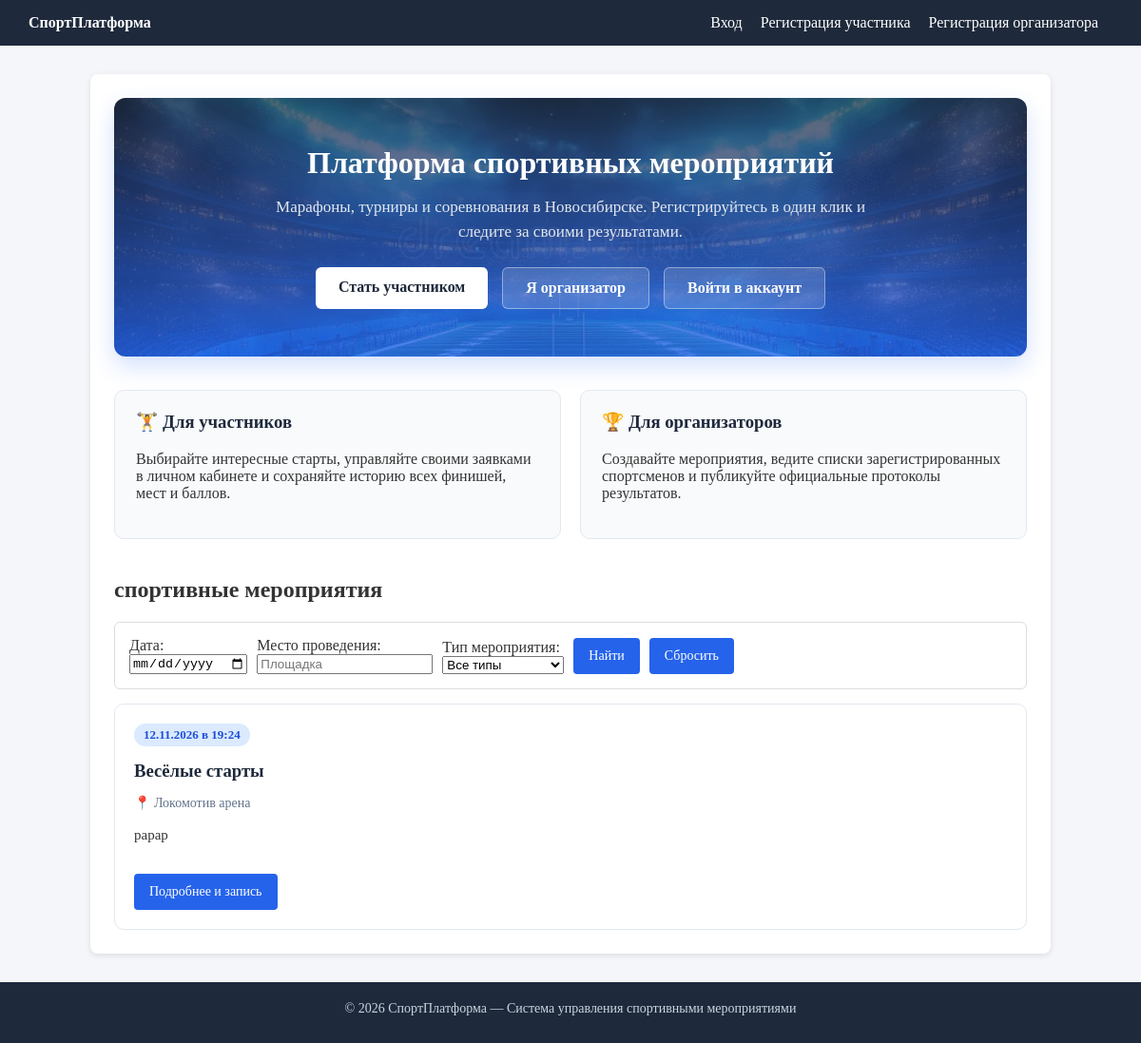
The app's page /, older data.
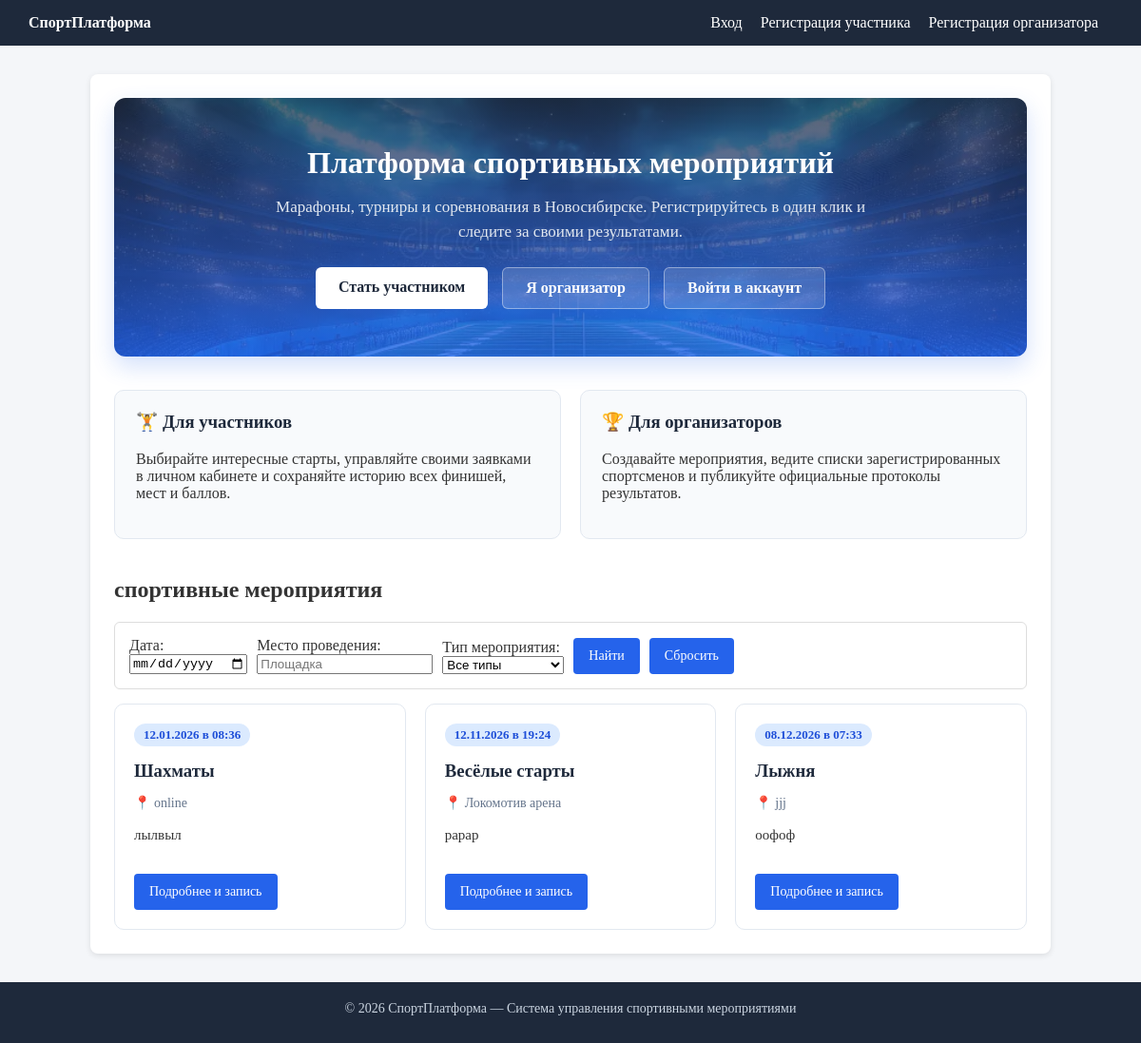
The same page, newer data.
### events_app/models.py (models this page shows, shortened)
class Event(models.Model):
    class EventType(models.TextChoices):
        MARATHON = "marathon", "Марафон / Забег"
        TOURNAMENT = "tournament", "Турнир"
        COMPETITION = "competition", "Соревнование"
        OTHER = "other", "Другое"
    organizer = models.ForeignKey(
        Organizer,
        on_delete=models.CASCADE,
        related_name="events",
        verbose_name="Организатор",
    )
    title = models.CharField(max_length=200, verbose_name="Название мероприятия")
    event_type = models.CharField(
        max_length=20,
        choices=EventType.choices,
        default=EventType.COMPETITION,
        verbose_name="Тип мероприятия",
    )
    description = models.TextField(verbose_name="Описание")
    date = models.DateTimeField(verbose_name="Дата и время проведения")
    location = models.CharField(max_length=255, verbose_name="Место проведения")
    class Meta:
        verbose_name = "Мероприятие"
        verbose_name_plural = "Мероприятия"
        ordering = ["date"]

### events_app/views.py (the view)
# urls.py: path("", views.home, name="home"),
def home(request):
    events = Event.objects.all()
    date_query = request.GET.get("date")
    location_query = request.GET.get("location")
    type_query = request.GET.get("event_type")
    if date_query:
        events = events.filter(date__date=date_query)
    if location_query:
        events = events.filter(location__icontains=location_query)
    if type_query:
        events = events.filter(event_type=type_query)
    return render(
        request,
        "events_app/home.html",
        {
            "events": events,
            "event_types": Event.EventType.choices,
            "selected_date": date_query or "",
            "selected_location": location_query or "",
            "selected_type": type_query or "",
        },
    )

### events_app/templates/events_app/home.html (shortened to what this page needs)
{% extends "base.html" %}
{% block content %}
{% if not user.is_authenticated %}
    <div class="hero">
        <h1>Платформа спортивных мероприятий</h1>
        <p>Марафоны, турниры и соревнования в Новосибирске. Регистрируйтесь в один клик и следите за своими результатами.</p>
        <div class="hero-buttons">
            <a href="{% url 'register_participant' %}" class="btn-hero-primary">Стать участником</a>
            <a href="{% url 'register_organizer' %}" class="btn-hero-secondary">Я организатор</a>
            <a href="{% url 'login' %}" class="btn-hero-secondary">Войти в аккаунт</a>
        </div>
    </div>
    <div class="features-grid">
        <div class="feature-card">
            <h3>🏋️ Для участников</h3>
            <p>Выбирайте интересные старты, управляйте своими заявками в личном кабинете и сохраняйте историю всех финишей, мест и баллов.</p>
        </div>
        <div class="feature-card">
            <h3>🏆 Для организаторов</h3>
            <p>Создавайте мероприятия, ведите списки зарегистрированных спортсменов и публикуйте официальные протоколы результатов.</p>
        </div>
    </div>
{% endif %}
<h2>спортивные мероприятия</h2>
<form method="get" class="card" style="display: flex; gap: 10px; flex-wrap: wrap; align-items: end;">
    <div>
        <label>Дата:</label><br>
        <input type="date" name="date" value="{{ selected_date }}">
    </div>
    <div>
        <label>Место проведения:</label><br>
        <input type="text" name="location" placeholder="Площадка" value="{{ selected_location }}">
    </div>
    <div>
        <label>Тип мероприятия:</label><br>
        <select name="event_type">
            <option value="">Все типы</option>
        </select>
    </div>
    <button type="submit" class="btn">Найти</button>
    <a href="{% url 'home' %}" class="btn">Сбросить</a>
</form>
{% if events %}
    <div class="events-grid">
        {% for event in events %}
            <div class="event-card">
                <div>
                    <span class="event-badge">{{ event.date|date:"d.m.Y в H:i" }}</span>
                    <h3 style="margin: 5px 0 10px;">
                        <a href="{% url 'event_detail' event.id %}" style="color: #1e293b; text-decoration: none;">
                            {{ event.title }}
                        </a>
                    </h3>
                    <p style="color: #64748b; font-size: 14px; margin-bottom: 10px;">
                        📍 {{ event.location }}
                    </p>
                    <p style="font-size: 15px; line-height: 1.4;">
                        {{ event.description|truncatewords:20 }}
                    </p>
                </div>
                <div style="margin-top: 15px;">
                    <a href="{% url 'event_detail' event.id %}" class="btn">Подробнее и запись</a>
                </div>
            </div>
        {% endfor %}
    </div>
{% else %}
    <div class="card" style="text-align: center; padding: 30px; color: #64748b;">
        <p style="margin: 0; font-size: 16px;">Пока нет запланированных мероприятий.</p>
    </div>
{% endif %}
{% endblock %}

### templates/base.html (shortened to what this page needs)
{% load static %}
<!DOCTYPE html>
<html lang="ru">
<head>
    <link rel="stylesheet" href="{% static 'css/style.css' %}">
</head>
<body>
<header>
    <div>
        <a href="{% url 'home' %}"><strong>СпортПлатформа</strong></a>
    </div>
    <div>
        {% if user.is_authenticated %}
            <form action="{% url 'logout' %}" method="post" style="display:inline;">
                {% csrf_token %}
                <button type="submit" class="btn btn-danger">Выйти</button>
            </form>
        {% else %}
            <a href="{% url 'login' %}">Вход</a>
            <a href="{% url 'register_participant' %}">Регистрация участника</a>
            <a href="{% url 'register_organizer' %}">Регистрация организатора</a>
        {% endif %}
    </div>
</header>
<div class="container">
    {% block content %}{% endblock %}
</div>
<footer>
        <p style="margin: 0 0 8px;">&copy; 2026 СпортПлатформа — Система управления спортивными мероприятиями</p>
</footer>
</body>
</html>

### static/css/style.css (style rules this page uses)
body { min-height: 100vh; display: flex; flex-direction: column; margin: 0; padding: 0; background: #f4f6f9; color: #333; }
header { background: #1e293b; color: #fff; padding: 15px 30px; display: flex; justify-content: space-between; align-items: center; }
header a { color: #fff; text-decoration: none; margin-right: 15px; }
.container { flex: 1 0 auto; width: min(960px, calc(100% - 50px)); margin: 30px auto; background: #fff; padding: 25px; border-radius: 8px; box-shadow: 0 2px 6px rgba(0,0,0,0.1); }
.card { border: 1px solid #ddd; padding: 15px; margin-bottom: 15px; border-radius: 6px; }
.btn { display: inline-flex; align-items: center; justify-content: center; box-sizing: border-box; height: 38px; padding: 0 16px; font-family: inherit; font-size: 14px; font-weight: 500; line-height: 1; background: #2563eb; color: #fff; text-decoration: none; border-radius: 4px; border: none; cursor: pointer; }
.hero { background: linear-gradient(rgba(30, 41, 59, 0.72), rgba(37, 99, 235, 0.78)), url("../images/hero-bg.jpg") center/cover no-repeat; color: #fff; padding: 50px 30px; border-radius: 12px; text-align: center; margin-bottom: 35px; box-shadow: 0 10px 25px rgba(37, 99, 235, 0.2); }
.hero h1 { margin: 0 0 15px; font-size: 32px; }
.hero p { font-size: 17px; max-width: 650px; margin: 0 auto 25px; line-height: 1.5; color: #e2e8f0; }
.hero-buttons { display: flex; justify-content: center; gap: 15px; flex-wrap: wrap; }
.btn-hero-primary { background: #ffffff; color: #1e293b; padding: 12px 24px; font-weight: bold; border-radius: 6px; text-decoration: none; transition: 0.2s; }
.btn-hero-secondary { background: rgba(255, 255, 255, 0.15); color: #ffffff; border: 1px solid rgba(255, 255, 255, 0.4); padding: 12px 24px; font-weight: bold; border-radius: 6px; text-decoration: none; transition: 0.2s; }
.features-grid { display: grid; grid-template-columns: repeat(auto-fit, minmax(280px, 1fr)); gap: 20px; margin-bottom: 40px; }
.feature-card { background: #f8fafc; border: 1px solid #e2e8f0; padding: 22px; border-radius: 10px; }
.feature-card h3 { margin-top: 0; color: #1e293b; }
.events-grid { display: grid; grid-template-columns: repeat(auto-fit, minmax(280px, 1fr)); gap: 20px; }
.event-card { background: #fff; border: 1px solid #e2e8f0; border-radius: 10px; padding: 20px; display: flex; flex-direction: column; justify-content: space-between; transition: transform 0.2s, box-shadow 0.2s; }
.event-badge { display: inline-block; background: #dbeafe; color: #1d4ed8; font-size: 13px; font-weight: bold; padding: 4px 10px; border-radius: 20px; margin-bottom: 10px; }
footer { background: #1e293b; color: #cbd5e1; padding: 20px 30px; text-align: center; font-size: 14px; margin-top: auto; }

Row changes from the older to the newer data that the page shows:
added Event: date "12.01.2026 в 08:36", title "Шахматы", location "online", description "лылвыл"
added Event: date "08.12.2026 в 07:33", title "Лыжня", location "jjj", description "оофоф"
